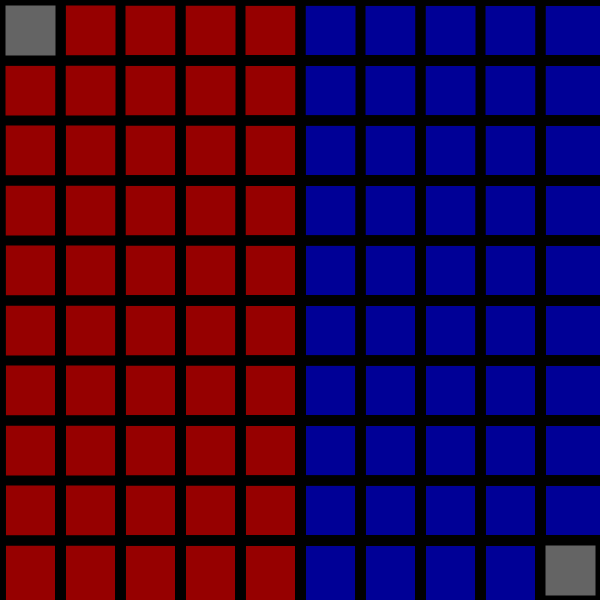
Frame 1 (no input)
Frame 60 (the mouse pressed at the canvas centre just before this capture): identical to frame 1, image omitted
Frame 120 (the mouse held since frame 60 and released just before this capture): identical to frame 1, image omitted

The Processing sketch that drew this single still picture (run headless with seeded random() and noise(); from frame 60 on, the mouse is pressed at the canvas centre):

// Processing sketch: sketch_2PTowerDefense
// ── sketch_2PTowerDefense.pde
int scl, cols, rows;

void setup() {
  size(600, 600);
  scl = 60;
  cols = width / scl;
  rows = height / scl;
}

void draw() {
  noStroke();
  fill(150, 0, 0);
  rect(0, 0, width / 2, height);
  
  fill(0, 0, 150);
  rect(width / 2, 0, width, height);
  
  stroke(0);
  strokeWeight(10);
   for(int i = 0; i < cols; i++) {
     for(int j = 0; j < rows; j++) {
       noFill();
       rect(i * scl, j * scl, (i + 1) * scl, (j + 1) * scl);
     }
   }
   
   fill(100);
   rect(0, 0, scl, scl);
   rect(width, height, -scl, -scl);
  
}
